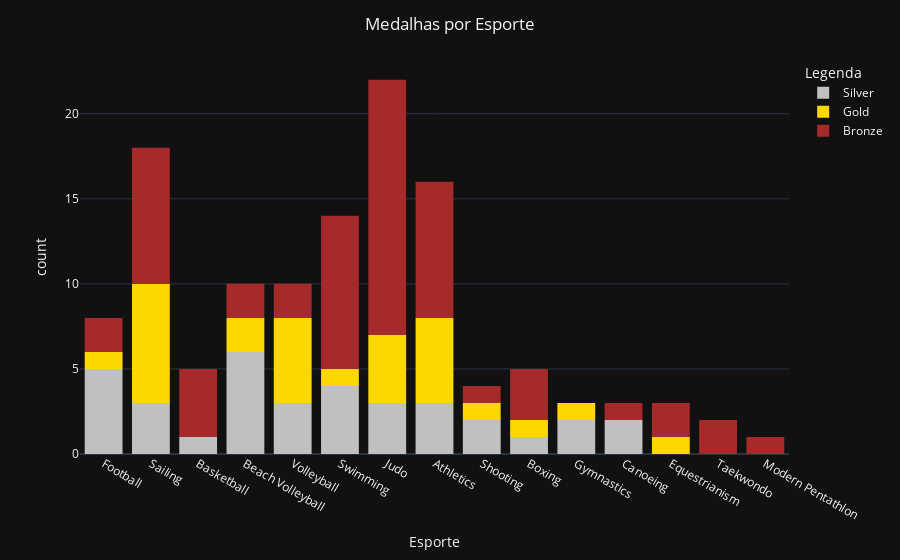

Notebook source saved alongside this figure:
### Code cell
# tipos de medalhas por Esporte
fig = px.histogram(df_medalhistas_brasileiros_no_duplicates, x="Sport", color='Medal', 
                   color_discrete_map={'Gold':'gold','Silver':'silver','Bronze':'brown'}, 
                   template='plotly_dark',
                   labels={'Sport': 'Esporte', 'count': 'Total de Medalhas', 'Medal': 'Legenda'})
fig.update_layout(title_text='Medalhas por Esporte',title_x=0.5) 
fig.show()

### Figure 1 — Plotly figure (JSON) as saved in the notebook; plotly's stock layout.template omitted (floating-point values rounded to 4 significant figures)
{"data": [{"alignmentgroup": "True", "bingroup": "x", "hovertemplate": "Legenda=Silver<br>Esporte=%{x}<br>count=%{y}<extra></extra>", "legendgroup": "Silver", "marker": {"color": "silver", "pattern": {"shape": ""}}, "name": "Silver", "offsetgroup": "Silver", "orientation": "v", "showlegend": true, "type": "histogram", "x": ["Football", "Football", "Sailing", "Basketball", "Football", "Football", "Beach Volleyball", "Volleyball", "Volleyball", "Volleyball", "Football", "Beach Volleyball", "Beach Volleyball", "Beach Volleyball", "Swimming", "Swimming", "Judo", "Athletics", "Shooting", "Athletics", "Boxing", "Judo", "Gymnastics", "Swimming", "Sailing", "Swimming", "Athletics", "Canoeing", "Canoeing", "Beach Volleyball", "Beach Volleyball", "Sailing", "Judo", "Shooting", "Gymnastics"], "xaxis": "x", "yaxis": "y"}, {"alignmentgroup": "True", "bingroup": "x", "hovertemplate": "Legenda=Gold<br>Esporte=%{x}<br>count=%{y}<extra></extra>", "legendgroup": "Gold", "marker": {"color": "gold", "pattern": {"shape": ""}}, "name": "Gold", "offsetgroup": "Gold", "orientation": "v", "showlegend": true, "type": "histogram", "x": ["Volleyball", "Beach Volleyball", "Volleyball", "Volleyball", "Volleyball", "Sailing", "Athletics", "Judo", "Volleyball", "Swimming", "Boxing", "Athletics", "Athletics", "Athletics", "Football", "Beach Volleyball", "Sailing", "Sailing", "Sailing", "Athletics", "Judo", "Judo", "Shooting", "Sailing", "Equestrianism", "Sailing", "Sailing", "Judo", "Gymnastics"], "xaxis": "x", "yaxis": "y"}, {"alignmentgroup": "True", "bingroup": "x", "hovertemplate": "Legenda=Bronze<br>Esporte=%{x}<br>count=%{y}<extra></extra>", "legendgroup": "Bronze", "marker": {"color": "brown", "pattern": {"shape": ""}}, "name": "Bronze", "offsetgroup": "Bronze", "orientation": "v", "showlegend": true, "type": "histogram", "x": ["Basketball", "Football", "Football", "Basketball", "Basketball", "Basketball", "Volleyball", "Boxing", "Shooting", "Swimming", "Swimming", "Judo", "Judo", "Judo", "Swimming", "Swimming", "Sailing", "Sailing", "Athletics", "Athletics", "Judo", "Judo", "Judo", "Judo", "Athletics", "Equestrianism", "Equestrianism", "Athletics", "Athletics", "Athletics", "Athletics", "Boxing", "Swimming", "Swimming", "Volleyball", "Beach Volleyball", "Taekwondo", "Sailing", "Boxing", "Sailing", "Sailing", "Sailing", "Judo", "Judo", "Judo", "Judo", "Beach Volleyball", "Judo", "Modern Pentathlon", "Judo", "Swimming", "Swimming", "Sailing", "Judo", "Sailing", "Athletics", "Judo", "Canoeing", "Swimming", "Taekwondo"], "xaxis": "x", "yaxis": "y"}], "layout": {"barmode": "relative", "legend": {"title": {"text": "Legenda"}, "tracegroupgap": 0}, "margin": {"t": 60}, "title": {"text": "Medalhas por Esporte", "x": 0.5}, "xaxis": {"anchor": "y", "domain": [0, 1], "title": {"text": "Esporte"}}, "yaxis": {"anchor": "x", "domain": [0, 1], "title": {"text": "count"}}}}
